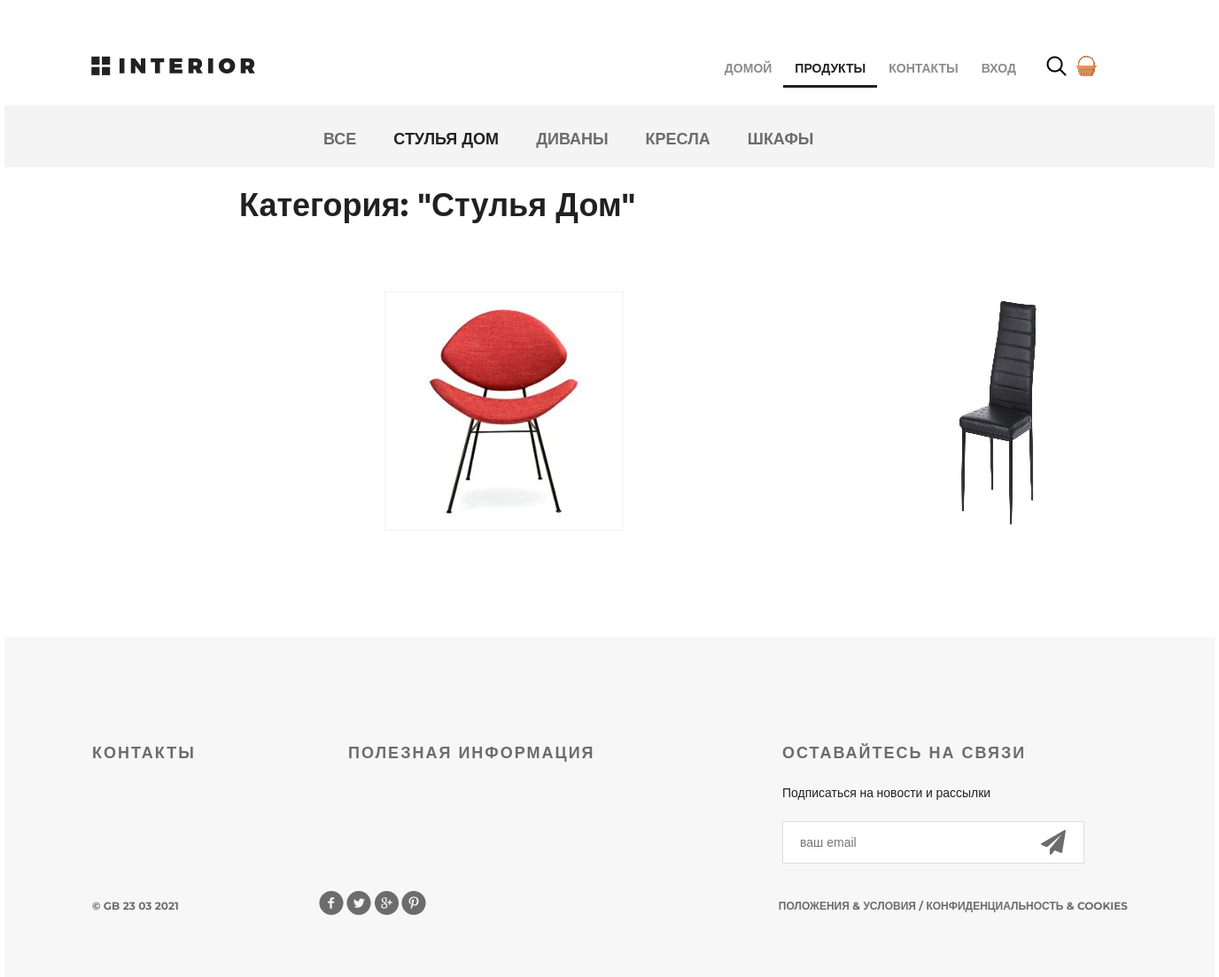
The page /products/1/ on the database its author committed.
### mainapp/models.py (models this page shows, shortened)
class ProductCategory(models.Model):
    name = models.CharField(max_length=64, unique=True, verbose_name='имя')
    description = models.TextField(verbose_name='описание', blank=True)
    is_active = models.BooleanField(verbose_name='активность', default=True)

class Product(models.Model):
    category = models.ForeignKey(ProductCategory, on_delete=models.CASCADE)
    name = models.CharField(max_length=128, verbose_name='имя')
    image = models.ImageField(upload_to='products_images', blank=True)
    short_desc = models.CharField(max_length=64, verbose_name='краткое описание', blank=True)
    description = models.TextField(blank=True, verbose_name='описание')
    price = models.DecimalField(verbose_name='цена', max_digits=8, decimal_places=2, default=0)
    quantity = models.PositiveIntegerField(verbose_name='количество на складе', default=0)
    is_active = models.BooleanField(verbose_name='активность', default=True)

### mainapp/views.py (the view, shortened to what this page needs)
# urls.py: path('products/', include('mainapp.urls', namespace='products')),
def products(request, pk=None):
    title =  "продукты"
    links_menu = ProductCategory.objects.all()
    if pk is not None:
        if pk == 0:
            products = Product.objects.all().order_by('price')
            category_item = {'name': 'все', 'pk': 0}
        else:
            category_item = get_object_or_404(ProductCategory, pk=pk)
            products = Product.objects.filter(category=category_item)
        content = {
            'title': title,
            'links_menu': links_menu,
            'social_links': social_links,
            'category': category_item,
            'products': products,
            'basket': get_basket(request.user),
        }
        return render(request, 'mainapp/products_list.html', content)

### mainapp/views.py (called while the page is built)
def get_basket(user):
    if user.is_authenticated:
        return Basket.objects.filter(user=user)
    return []

### mainapp/templates/mainapp/products_list.html (shortened to what this page needs)
{% extends 'mainapp/base.html' %}
{% load static %}
{% block content %}
<div class="hero-white">
	{% include 'mainapp/includes/inc_main_menu.html' %}
</div>
<div class="details">
  <div class="links clearfix">
    {% include 'mainapp/includes/inc_categories_menu.html' %}
  </div>
  <div class="products_list">
    <div class="title clearfix">
      <h2>
        Категория: "{{ category.name|title }}"
      </h2>
  </div>
<div class="category-products clearfix">
  <div class="tab-content">
  	{% for product in products %}
  	<div class="block">
      <a href="{% url 'products:product' product.pk %}">
        <img src="/media/{{ product.image}}" alt="{{ product.name }}">
      </a>
  	</div>
  	{% endfor %}
  </div>
</div>
<div class="clr"></div>
{% endblock %}

### mainapp/templates/mainapp/includes/inc_categories_menu.html (shortened to what this page needs)
<ul class="links-menu">
        <li>
            <a href="{% url 'products:category' 0 %}"
                >
               все
            </a>
        </li>
    {% for link in links_menu %}
        <li>
            <a href="{% url 'products:category' link.pk %}"
                {% if request.resolver_match.kwargs.pk == link.pk %}
                    class="active"
                {% endif %}>
                {{ link.name }}
            </a>
        </li>
    {% endfor %}
</ul>

### static/style.css (style rules this page uses)
* { margin: 0; padding: 0; }
body { font-family: 'Montserrat', sans-serif; }
html, body { height: 100%; }
.products_list { margin-left: 250px; }
.products_list a { color: #555; text-decoration: none; }
.products_list .title { margin: 20px auto; height: 50px; float: none; }
.products_list .title h2 { margin-top: 0; float: left; }
.category-products { margin-bottom: 75px; }
.category-products .block a img { float: left; }
.category-products .block { float: left; margin-right: 30px; display: block; height: 370px; width: 370px; position: relative; }
.clr { height: 384px; }
.clearfix:after { content: ""; display: block; clear: both; }
.tab-content { margin-top: 50px; display: flex; flex-flow: row wrap; justify-content: space-around; margin-bottom: 120px; }
.tab-content .block { height: 270px; width: 270px; position: relative; margin-left: 100px; margin-top: 20px; }
.title { height: 152px; margin-right: 15px; }
.title h2 { float: left; margin-top: 118px; color: #212121; font-size: 36px; font-weight: 700; text-align: left; margin-left: 15px; }
.hero-white { background-color: #fff; height: 119px; padding-left: 98px; padding-right: 211px; position: relative; }
.links { height: 70px; background-color: #f4f4f4; position: relative; padding-left: 360px; }
.links-menu { margin: 27px auto 0px; position: absolute; }
.links-menu li { float: left; list-style-type: none; padding-right: 42px; }
.links-menu li a { text-decoration: none; color: #6c6c6c; font-size: 18px; font-weight: 700; text-transform: uppercase; }
.links-menu .active { color: #212121; font-size: 18px; font-weight: 700; }

### rows shown on the page
ProductCategory: name "СТУЛЬЯ ДОМ", name "Стулья Дом"
ProductCategory: name "ДИВАНЫ"
ProductCategory: name "КРЕСЛА"
ProductCategory: name "ШКАФЫ"
Product: image (picture)
Product: image (picture)
